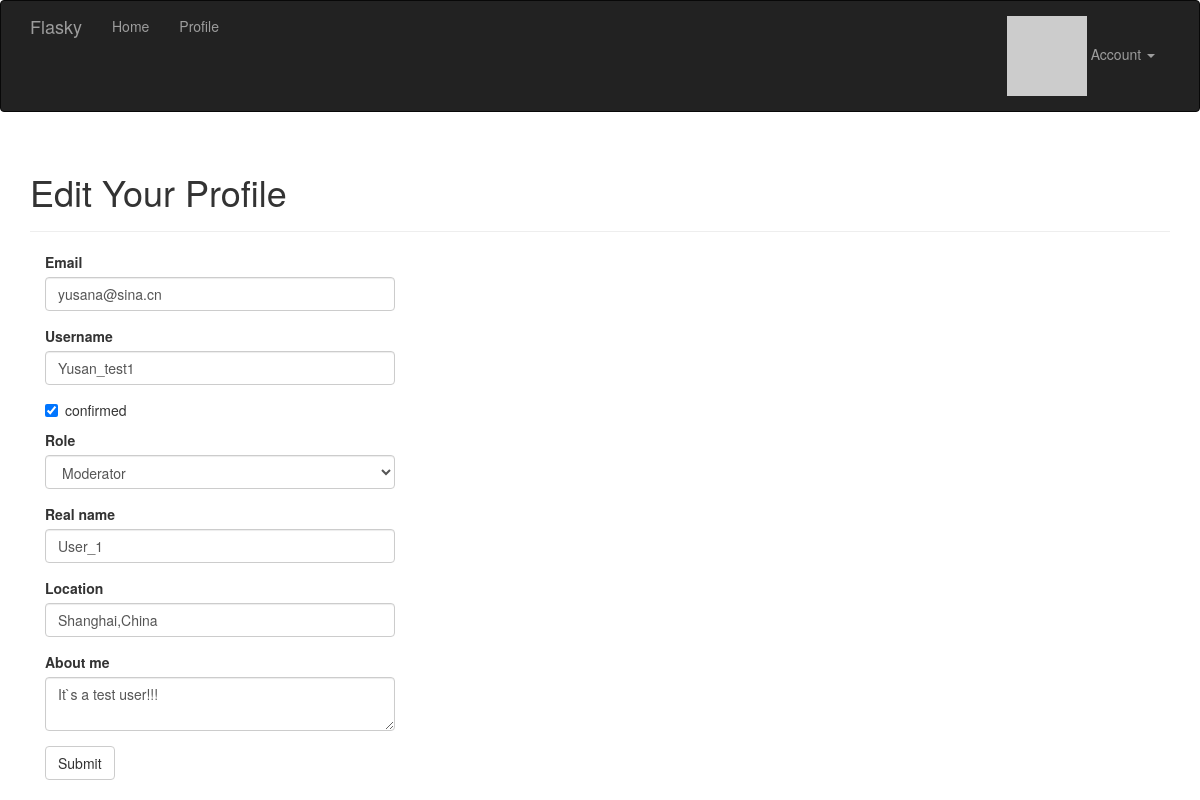
Page /edit-profile/2 (signed in) on the earlier database version.
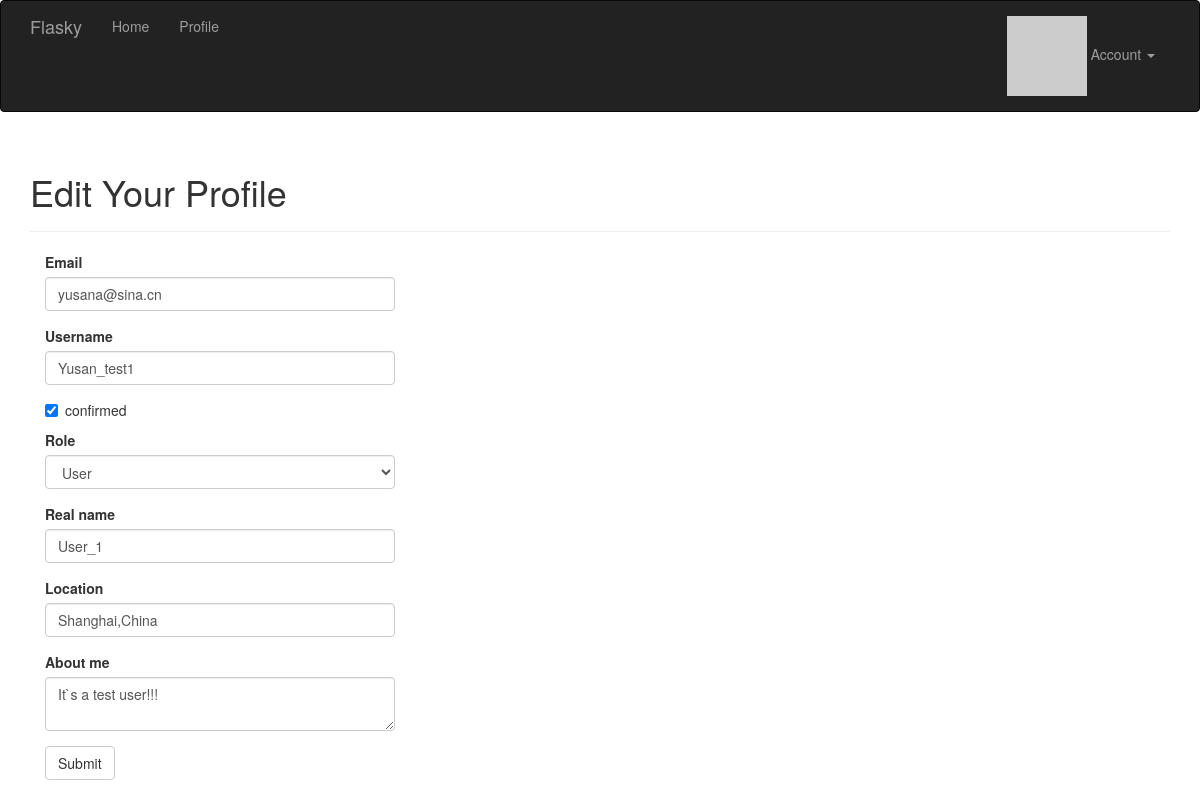
Same page on the later database version.
### app/models.py (models this page shows, shortened)
class User(UserMixin,db.Model):
	__tablename__ = 'users'
	id = db.Column(db.Integer, primary_key = True)
	email = db.Column(db.String(64),unique = True, index = True)
	username = db.Column(db.String(64), unique = True, index = True)
	role_id = db.Column(db.Integer, db.ForeignKey('roles.id'))
	password_hash = db.Column(db.String(128))
	confirmed = db.Column(db.Boolean, default = False)
	name = db.Column(db.String(64))
	location = db.Column(db.String(64))
	about_me = db.Column(db.Text())				#the different about Text() and String() is  Text don`t have to set Maximun length
	member_since = db.Column(db.DateTime(), default = datetime.utcnow)
	last_seen = db.Column(db.DateTime(), default = datetime.utcnow)
	avatar_hash = db.Column(db.String(32))
	posts = db.relationship('Post',backref = 'author', lazy = 'dynamic')
	@property
	def password(self):
		raise AttributeError('password is not readable attribute')
	def gravatar(self, size=100, default = 'identicon', ratting = 'g'):
		if request.is_secure:
			url = 'http://secure.gravatar.com/avatar'
		else:
			url = 'http://www.gravatar.com/avatar'
		hash = hashlib.md5(self.email.encode('utf-8')).hexdigest()
		return '{url}/{hash}?s={size}&d={default}&r={ratting}'.format(
			url = url, hash = hash, size = size, default = default,ratting = ratting)
	def can(self, permissions):
		return self.role is not None and (self.role.permissions & permissions) == permissions
	def ping(self):
		self.last_seen = datetime.utcnow()
		db.session.add(self)

### app/main/views.py (the view, shortened to what this page needs)
@main.route('/edit-profile/<int:id>', methods = ['GET', 'POST'])
@login_required
@admin_required
def edit_profile_admin(id):
	user = User.query.get_or_404(id)
	form = EditProfileAdminForm(user = user)
	form.email.data = user.email
	form.username.data = user.username
	form.confirmed.data = user.confirmed
	form.role.data = user.role_id
	form.name.data = user.name
	form.location.data = user.location
	form.about_me.data = user.about_me
	return render_template('edit_profile.html', form = form, user = user)

### app/main/forms.py (shortened to what this page needs)
class EditProfileAdminForm(Form):
	email = StringField('Email', validators = [Required(), Length(1,64),Email()])
	username = StringField('Username', validators = [Required(), Length(1,64), Regexp('^[A-Za-z][A-Za-z0-p_.]*$',0,
																						'Usernmae must have only letters,'
																						'numbers,dots or underscores')])
	confirmed = BooleanField('confirmed')
	role = SelectField('Role', coerce = int)
	name = StringField('Real name', validators = [Length(0,64)])
	location = StringField('Location', validators = [Length(0,64)])
	about_me = TextAreaField('About me')
	submit = SubmitField('Submit')
	def __init__(self, user, *args, **kwargs):
		super(EditProfileAdminForm,self).__init__(*args, **kwargs)
		self.role.choices = [(role.id, role.name) for role in Role.query.order_by(Role.name).all()]
		self.user = user

### app/auth/views.py (called while the page is built)
@auth.before_app_request
def before_request():
	if current_user.is_authenticated:
		current_user.ping()
		if not current_user.confirmed and request.endpoint[:5] != 'auth.' and request.endpoint != 'static':
			return redirect(url_for('auth.unconfirmed'))

### app/main/__init__.py (called while the page is built)
@main.app_context_processor
def inject_permission():
	return dict(Permission = Permission)

### app/templates/edit_profile.html (shortened to what this page needs)
{% extends "base.html" %}
{% import "bootstrap/wtf.html" as wtf %}
{% block page_content %}
<div class="page-header">
	<h1>Edit Your Profile</h1>
</div>
<div class="col-md-4">
	{{ wtf.quick_form(form) }}
</div>
{% endblock %}

Differences in the rows shown:
changed User "yusana@sina.cn": role "Moderator" → "User"
